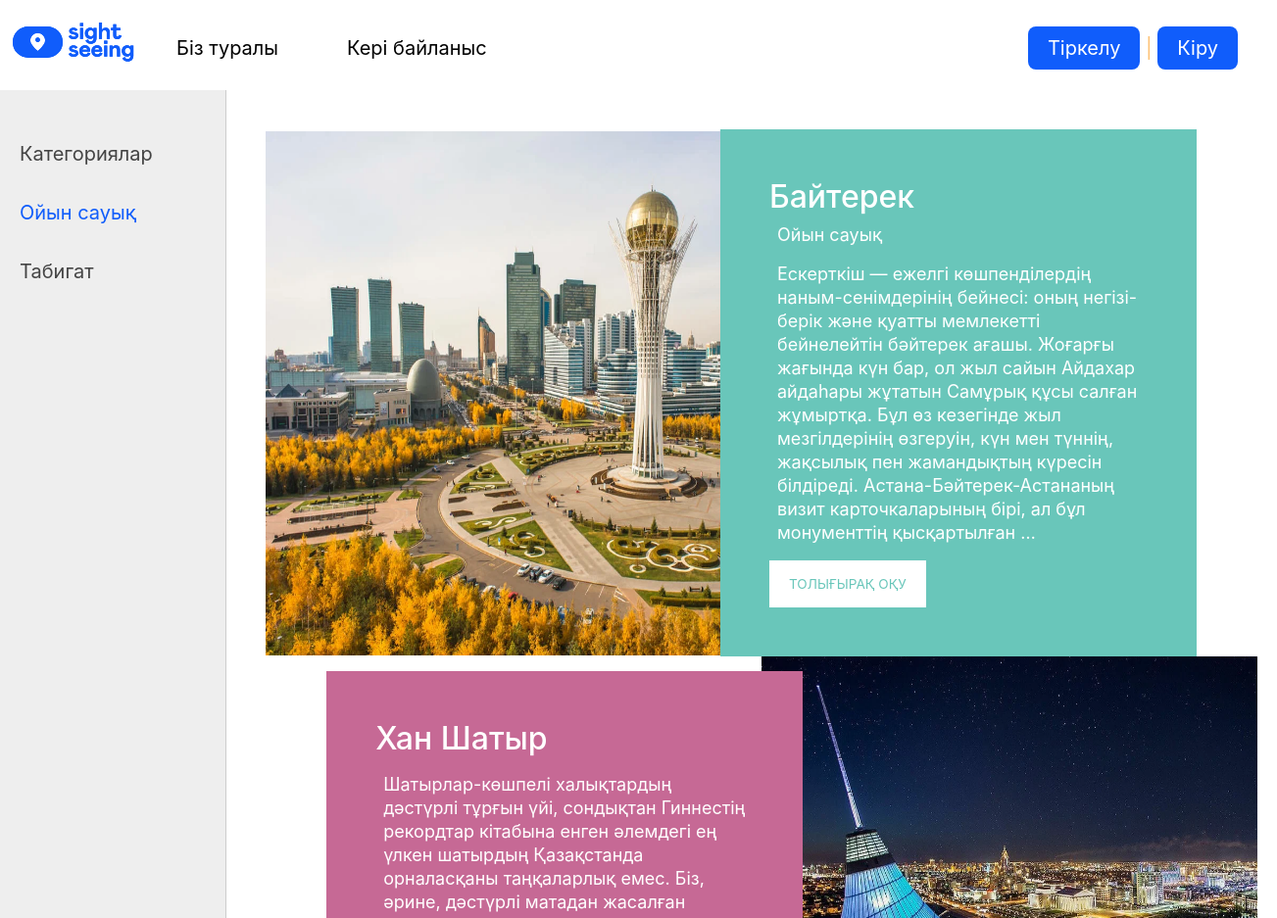
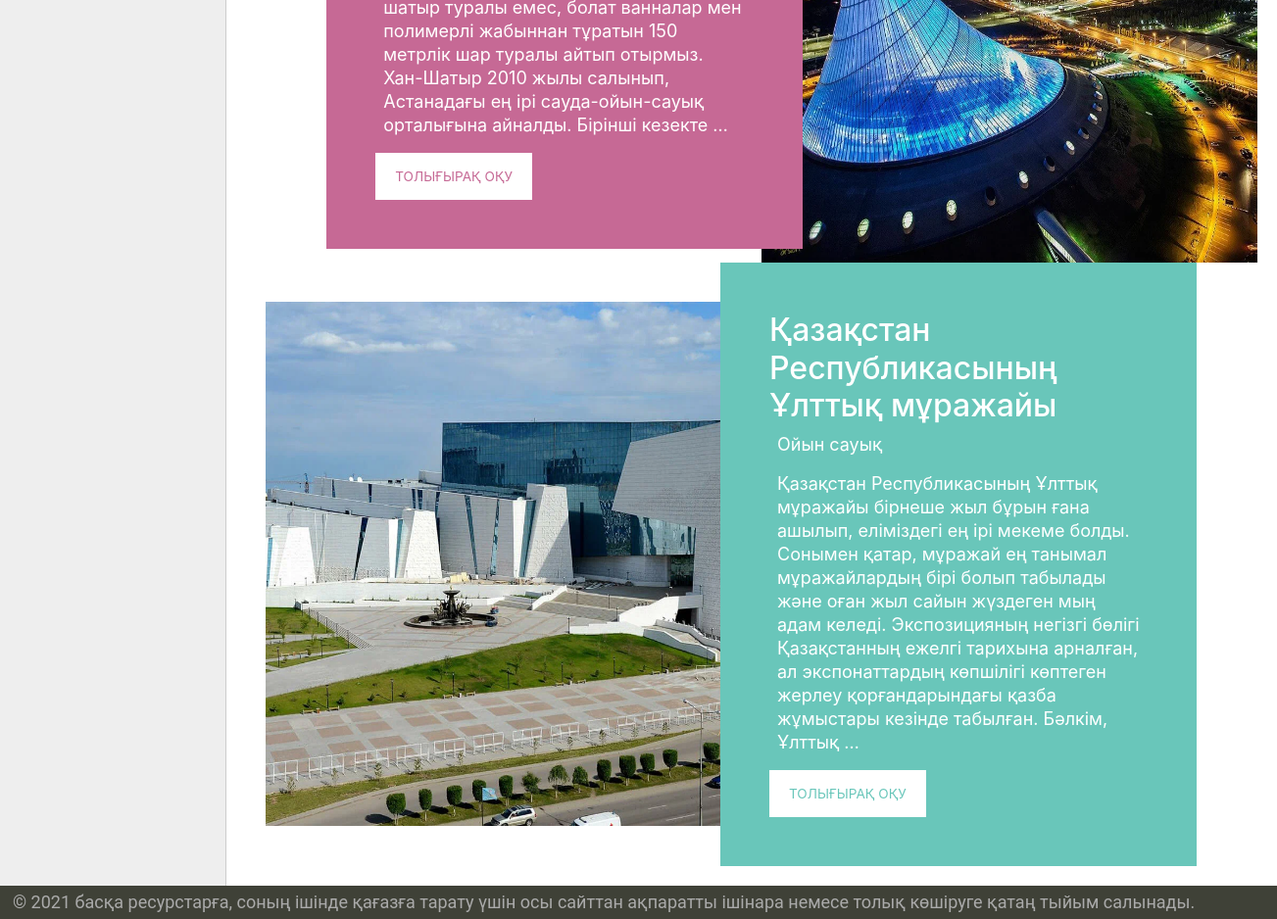
/category/oyn-sauyk/, run on the app's committed database (2 pictures, top to bottom).
### tourist/models.py (models this page shows, shortened)
class Category(models.Model):
    name = models.CharField(max_length=100, db_index=True, verbose_name="Категория")
    slug = models.SlugField(max_length=255, unique=True, db_index=True, verbose_name="URL")
    def __str__(self):
        return self.name
    def get_absolute_url(self):
        return reverse('category', kwargs={'cat_slug': self.slug})
    class Meta:
        verbose_name = 'Категория'
        verbose_name_plural = 'Категории'
        ordering = ['id']

class Tourist(models.Model):
    title = models.CharField(max_length=255, verbose_name="Заголовок")
    slug = models.SlugField(max_length=255, unique=True, db_index=True, verbose_name="URL")
    content = models.TextField(blank=True, verbose_name="Текст статьи")
    photo = models.ImageField(upload_to="photos/%Y/%m/%d/", verbose_name="Фото")
    time_create = models.DateTimeField(auto_now_add=True, verbose_name="Время создания")
    time_update = models.DateTimeField(auto_now=True, verbose_name="Время изменения")
    is_published = models.BooleanField(default=True, verbose_name="Публикация")
    cat = models.ForeignKey('Category', on_delete=models.PROTECT, verbose_name="Категории")
    user = models.ForeignKey(User, verbose_name='Пользователь', on_delete=models.CASCADE)
    def get_absolute_url(self):
        return reverse('post', kwargs={'post_slug': self.slug})
    class Meta:
        verbose_name = 'Көрікті жерлер'
        verbose_name_plural = 'Көрікті жерлер'
        ordering = ['id']

### tourist/views.py (the view)
# urls.py: path('category/<slug:cat_slug>/', TouristCategory.as_view(), name='category'),
class TouristCategory(DataMixin, ListView):
    model = Tourist
    template_name = 'tourist/index.html'
    context_object_name = 'posts'
    allow_empty = False
    def get_queryset(self):
        return Tourist.objects.filter(cat__slug=self.kwargs['cat_slug'], is_published=True).select_related('cat')
    def get_context_data(self, *, object_list=None, **kwargs):
        context = super().get_context_data(**kwargs)
        c = Category.objects.get(slug=self.kwargs['cat_slug'])
        c_def = self.get_user_context(title='Категория - ' + str(c.name),
                                      cat_selected=c.pk)
        return dict(list(context.items()) + list(c_def.items()))

### tourist/utils.py (called while the page is built)
    def get_user_context(self, **kwargs):
        context = kwargs
        cats = Category.objects.annotate(Count('tourist'))
        user_menu = menu.copy()
        if not self.request.user.is_authenticated:
            user_menu.pop(1)
        context['menu'] = user_menu
        context['cats'] = cats
        if 'cat_selected' not in context:
            context['cat_selected'] = 0
        return context

### tourist/templates/tourist/index.html (shortened to what this page needs)
{% extends 'tourist/base.html' %}
{% block content %}
    {% for p in posts %}
        {% if forloop.counter == 1 %}
            <div class="tm-container-outer" id="tm-section-2">
                <section class="tm-slideshow-section">
                    <div class="tm-slideshow">
                        {% if p.photo %}
                        <img src="{{p.photo.url}}" style="width:650px;height: 535px;" alt="Image">
                        {% endif %}
                    </div>
                    <div class="tm-slideshow-description tm-bg-primary">
                        <h2 class="">{{p.title}}</h2>
                        <p class="first">{{p.cat}}</p>
                        <p>{% autoescape on %}
	                    {{p.content|linebreaks|truncatewords:50}}
	                    {% endautoescape %}</p>
                        <a  class="text-uppercase tm-btn tm-btn-white tm-btn-white-primary" href="{{ p.get_absolute_url }}">Толығырақ оқу</a>
                    </div>
                </section>
{%  elif forloop.counter == 2%}
                 <section class="clearfix tm-slideshow-section tm-slideshow-section-reverse">
                    <div class="tm-right tm-slideshow tm-slideshow-highlight">
                        {% if p.photo %}
                        <img src="{{p.photo.url}}" style="width:650px;height: 535px;" alt="Image">
                        {% endif %}
                    </div>
                    <div class="tm-slideshow-description tm-slideshow-description-left tm-bg-highlight">
                        <h2 class="">{{p.title}}</h2>
                        <p>{% autoescape on %}
	                    {{p.content|linebreaks|truncatewords:50}}
	                    {% endautoescape %}</p>
                        <a href="{{ p.get_absolute_url }}" class="text-uppercase tm-btn tm-btn-white tm-btn-white-highlight">Толығырақ оқу</a>
                    </div>
                </section>
                {%  elif forloop.counter == 3 %}
                      <section class="tm-slideshow-section">
                    <div class="tm-slideshow">
                        {% if p.photo %}
                        <img src="{{p.photo.url}}" style="width:650px;height: 535px;" alt="Image">
                        {% endif %}
                    </div>
                    <div class="tm-slideshow-description tm-bg-primary">
                        <h2 class="">{{p.title}}</h2>
                        <p class="first">{{p.cat}}</p>
                        <p>{% autoescape on %}
	                    {{p.content|linebreaks|truncatewords:50}}
	                    {% endautoescape %}</p>
                        <a  class="text-uppercase tm-btn tm-btn-white tm-btn-white-primary" href="{{ p.get_absolute_url }}">Толығырақ оқу</a>
                    </div>
                </section>
        {% endif %}
	{% endfor %}
{% endblock %}

### tourist/templates/tourist/base.html (shortened to what this page needs)
<!DOCTYPE html>
{% load static %}
{% load tourist_tags %}
{% load bootstrap4 %}
<html>
<head>
    {% bootstrap_css %}
	<link href="{% static 'tourist/css/styles.css' %}" rel="stylesheet" />
	<link href="{% static 'tourist/css/bootstrap.min.css' %}" rel="stylesheet" />
	<link href="{% static 'tourist/css/datepicker.css' %}" rel="stylesheet" />
	<link href="{% static 'tourist/css/templatemo-style.css' %}" rel="stylesheet" />
	<link href="{% static 'font/css/font-awesome.css' %}" rel="stylesheet" />
    <link rel="stylesheet" href="font-awesome-4.7.0/css/font-awesome.min.css">
    <link rel="stylesheet" href="css/bootstrap.min.css">
    <link rel="stylesheet" type="text/css" href="{% static 'tourist/slick/slick.css' %}" />
    <link rel="stylesheet" type="text/css" href="{% static 'slick/slick-theme.css' %}"/>
</head>
<body>
<table class="table-page" border=0 cellpadding="0" cellspacing="0">
<tr><td valign=top>
{% block mainmenu %}
		<div class="header">
			<ul id="mainmenu" class="mainmenu">
			<li class="logo"><a href="{% url 'home' %}"><div class="logo">
            </div></a></li>
{% for m in menu %}
			<li><a href="{% url m.url_name %}">{{m.title}}</a></li>
{% endfor %}
				{% if request.user.is_authenticated %}
				<li class="last"> {{user.username}} | <a href="{% url 'logout' %}">Шығу</a></li>
				{% else %}
				<li class="last"><a class="header_btn" href="{% url 'register' %}">Тіркелу</a> | <a  href="{% url 'login' %}">Кіру</a></li>
				{% endif %}
			</ul>
		</div>
{% endblock mainmenu %}
<table class="table-content" border=0 cellpadding="0" cellspacing="0">
<tr>
	<td valign="top" class="left-chapters">
	<ul id="leftchapters">
{% if cat_selected == 0 %}
		<li class="selected">Категориялар</li>
{% else %}
		<li><a href="{% url 'home' %}">Категориялар</a></li>
{% endif %}
{% for c in cats %}
{% if c.tourist__count > 0 %}
	{% if c.pk == cat_selected %}
		<li class="selected">{{c.name}}</li>
	{% else %}
		<li><a href="{{ c.get_absolute_url }}">{{c.name}}</a></li>
	{% endif %}
{% endif %}
{% endfor %}
	</ul>
</td>
<td valign="top" class="content">
	<div class="content-text">
{% block content %}
{% endblock %}
	</div>
</td></tr></table>
</td></tr>
<tr><td valign=top>
	<div id="footer">
		<p>© 2021 басқа ресурстарға, соның ішінде қағазға тарату үшін осы сайттан ақпаратты ішінара немесе толық көшіруге қатаң тыйым салынады.</p>
	</div>
</td></tr></table>
</body>
</html>

### tourist/static/tourist/css/styles.css (style rules this page uses)
html, body { font-family: "Inter",sans-serif; margin: 0; padding: 0; height: 100%; width: 100%; color: #444; }
p { font-size: 18px; line-height: 24px; padding: 0 8px; margin: 0; }
a { color: #00FFFF; text-decoration: none; }
img { width: auto; height: auto; }
.table-page { width: 100%; height: 100%; vertical-align: top; }
.table-page tr { height: 100%; }
.header { background-color: #ffffff; height: auto; padding: 16px 0px; }
.logo { background: url('../images/logo-sight.svg') no-repeat 10px 5px; width: 150px; height: 60px; }
ul.mainmenu { list-style: none; margin: 0; padding: 0; height: 60px; color: #fdc073; font-size: 20px; overflow: hidden; }
ul.mainmenu li { float: left; margin: 18px 40px 0 30px; }
ul.mainmenu li.logo { margin: 0; }
ul.mainmenu li.last { float: right; }
.last a { padding: 10px 20px; background-color: #105dfb; color: #ffffff!important; border:none; border-radius: 8px; }
ul.mainmenu li a { color: #000000; text-decoration: none; }
.table-content { width: 100%; min-height: 100%; height: 100%; }
.left-chapters { margin: 0; background: #eee; border-right: 1px solid #ccc; min-height: 100%; }
.left-chapters ul { width: 230px; min-height: 100%; margin: 0; padding: 20px 10px 10px 20px; list-style: none; font-size: 20px; }
.left-chapters ul li { margin: 30px 0 0 0; color: #999; }
.left-chapters ul li.selected { color: #105dfb; }
.left-chapters ul li a { color: #444; text-decoration: none; }
.content { padding: 40px 20px 20px 40px; width: 100%; box-sizing: border-box; }
.content-text { color: #000; font-size: 18px; line-height: 24px; }
#footer { box-sizing: border-box; background: #3F4137; padding: 5px; color: #aaa; font-size: 14px; font-family: Roboto, sans-serif; text-align: left; overflow: hidden; }

### tourist/static/tourist/css/templatemo-style.css (style rules this page uses)
body { font-family: 'Open Sans', Helvetica, Arial, sans-serif; font-size: 13px; font-weight: 300; background: #e6e6e6; }
a, button { transition: all 0.3s ease; }
p:last-child { margin-bottom: 0; }
.tm-container-outer { max-width: 1400px; margin: 0 auto; }
.tm-bg-primary { background: #69c6ba; }
.tm-bg-highlight { background: #c66995; }
.tm-btn { cursor: pointer; display: inline-block; font-size: 0.85rem; font-weight: 400; padding: 12px 20px; }
.tm-btn-white { background: white; }
.tm-btn-white-primary { color: #69c6ba; }
.tm-btn-white-highlight { color: #c66995; }
.tm-right { display: inline-block; float: right; }
.tm-slideshow-section { display: -webkit-box; display: -webkit-flex; display: -ms-flexbox; display: flex; -webkit-box-align: center; -webkit-align-items: center; -ms-flex-align: center; align-items: center; }
.tm-slideshow-section-reverse { -webkit-box-orient: horizontal; -webkit-box-direction: reverse; -webkit-flex-direction: row-reverse; -ms-flex-direction: row-reverse; flex-direction: row-reverse; }
.tm-slideshow { width: 50%; overflow: hidden }
.tm-slideshow-description { padding: 50px; color: white; width: 48%; z-index: 100; margin-left: -42px; }
.tm-slideshow-description-left { margin-left: auto; margin-right: -42px; }

### data on the page
Category: name "Ойын сауық"
Category: name "Табигат"
Tourist: photo (picture), title "Байтерек", cat "Ойын сауық", content "Ескерткіш — ежелгі көшпенділердің наным-сенімдерінің бейнесі: оның негізі-берік және қуатты мемлекетті бейнелейтін бәйтерек ағашы. Жоғарғы жағында күн бар, ол жыл сайын Айдахар айдаһары жұтатын Самұрық құсы салған жұмыртқа. Бұл өз кезегінде жыл мезгілдерінің өзгеруін, күн мен түннің, жақсылық пен жамандықтың күресін білдіреді. Астана-Бәйтерек-Астананың визит карточкаларының бірі, ал бұл монументтің қысқартылған …"
Tourist: photo (picture), title "Хан Шатыр", content "Шатырлар-көшпелі халықтардың дәстүрлі тұрғын үйі, сондықтан Гиннестің рекордтар кітабына енген әлемдегі ең үлкен шатырдың Қазақстанда орналасқаны таңқаларлық емес. Біз, әрине, дәстүрлі матадан жасалған шатыр туралы емес, болат ванналар мен полимерлі жабыннан тұратын 150 метрлік шар туралы айтып отырмыз. Хан-Шатыр 2010 жылы салынып, Астанадағы ең ірі сауда-ойын-сауық орталығына айналды. Бірінші кезекте …"
Tourist: photo (picture), title "Қазақстан Республикасының Ұлттық мұражайы", cat "Ойын сауық", content "Қазақстан Республикасының Ұлттық мұражайы бірнеше жыл бұрын ғана ашылып, еліміздегі ең ірі мекеме болды. Сонымен қатар, мұражай ең танымал мұражайлардың бірі болып табылады және оған жыл сайын жүздеген мың адам келеді. Экспозицияның негізгі бөлігі Қазақстанның ежелгі тарихына арналған, ал экспонаттардың көпшілігі көптеген жерлеу қорғандарындағы қазба жұмыстары кезінде табылған. Бәлкім, Ұлттық …"

### other printed values
{{ m.title }} "Біз туралы" "Кері байланыс"
